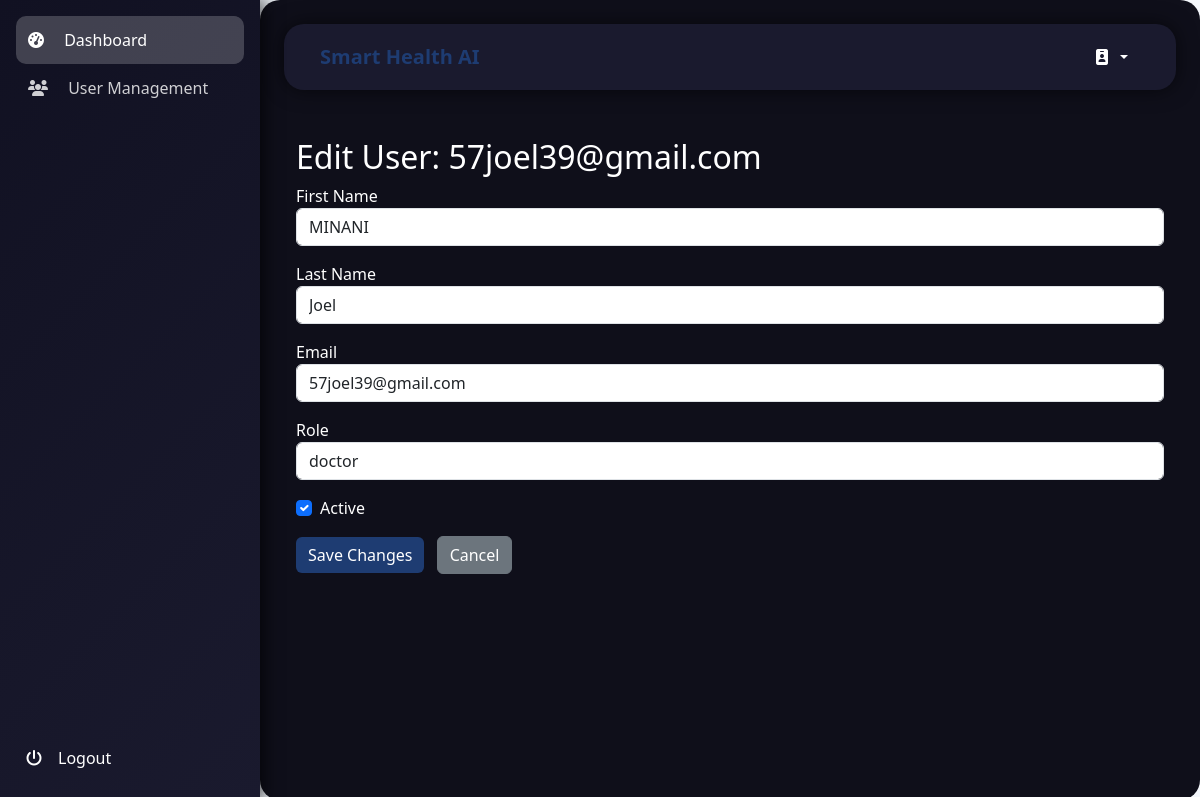
The page /dashboard/manage_users/edit/1/ on the database its author committed.
### accounts/models.py (models this page shows, shortened)
class Account(AbstractBaseUser, PermissionsMixin):
    first_name = models.CharField(max_length=50)
    last_name = models.CharField(max_length=50)
    email = models.EmailField(max_length=100, unique=True)
    phone_number = models.CharField(max_length=50, blank=True)
    date_joined = models.DateTimeField(auto_now_add=True)
    last_login = models.DateTimeField(auto_now=True)
    role = models.CharField(max_length=20, default='user')
    is_staff = models.BooleanField(default=False)
    is_active = models.BooleanField(default=False)
    is_superuser = models.BooleanField(default=False)
    USERNAME_FIELD = 'email'  # Use email as the unique identifier
    REQUIRED_FIELDS = ['first_name', 'last_name']  # Removed 'username'
    objects = MyAccountManager()

### dashboard/views.py (the view, shortened to what this page needs)
# urls.py: path('manage_users/edit/<int:user_id>/', views.edit_user, name='edit_user'),
def edit_user(request, user_id):
    user = get_object_or_404(User, id=user_id)
    return render(request, 'pages/edit_user.html', {'user': user})

### templates/pages/edit_user.html (shortened to what this page needs)
{% extends 'adminbase.html' %}
{% block content %}
<div class="container my-5">
  <h2>Edit User: {{ user.email }}</h2>
  <form method="POST">
    <div class="mb-3">
      <label for="first_name">First Name</label>
      <input id="first_name" name="first_name" value="{{ user.first_name }}" class="form-control" />
    </div>
    <div class="mb-3">
      <label for="last_name">Last Name</label>
      <input id="last_name" name="last_name" value="{{ user.last_name }}" class="form-control" />
    </div>
    <div class="mb-3">
      <label for="email">Email</label>
      <input id="email" name="email" type="email" value="{{ user.email }}" class="form-control" />
    </div>
    <div class="mb-3">
      <label for="role">Role</label>
      <input id="role" name="role" value="{{ user.role }}" class="form-control" />
    </div>
    <div class="form-check mb-3">
      <input id="is_active" name="is_active" type="checkbox" class="form-check-input" {% if user.is_active %}checked{% endif %} />
      <label for="is_active" class="form-check-label">Active</label>
    </div>
    <button type="submit" class="btn btn-primary">Save Changes</button>
    <a href="{% url 'manage_users' %}" class="btn btn-secondary ms-2">Cancel</a>
  </form>
</div>
{% endblock %}

### static/css/base.css (style rules this page uses)
body { font-family: 'Inter', sans-serif; background: linear-gradient(to right, #dde1e7, #f4f7fc); color: #2c3e50; }
.btn-primary { background: #1e3c72; border: none; transition: all 0.3s; }

### templates/adminbase.html (style rules this page uses)
body { font-family: 'Segoe UI', sans-serif; background-color: #0e0e20; color: white; margin: 0; }

### rows shown on the page
Account: email "57joel39@gmail.com", first_name "MINANI", last_name "Joel", role "doctor", is_active "☑"
